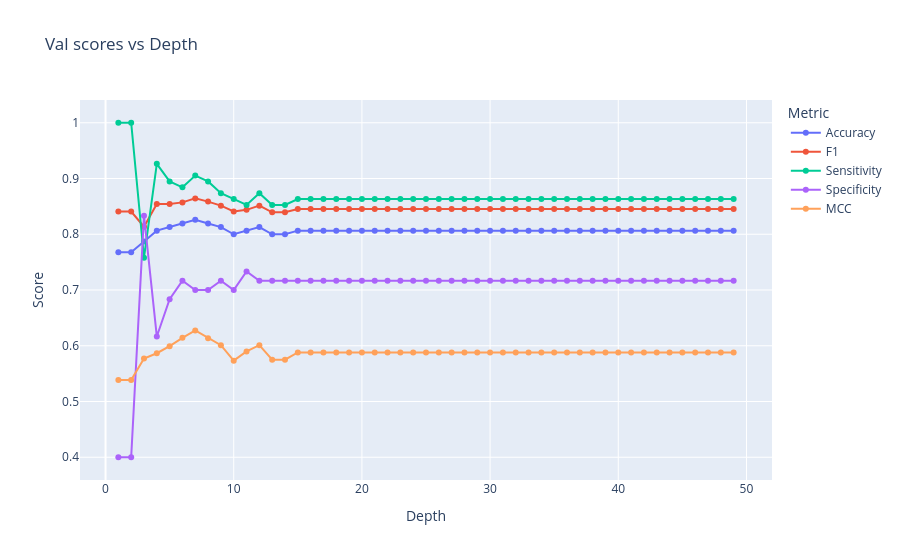

Notebook code for this chart:
### Markdown cell above
## Decision Tree

### Code cell
depths = list(range(1, 50))
models = [DecisionTreeClassifier(max_depth=d, random_state=42) for d in depths]
accuracies, f1s, sensitivities, specificities, mccs = train_val(models, Xo_train, yo_train, Xo_val, yo_val)
val_plot("Depth", depths, accuracies, f1s, sensitivities, specificities, mccs)

### Figure 1 — Plotly figure (JSON) as saved in the notebook; plotly's stock layout.template omitted (floating-point values rounded to 4 significant figures)
{"data": [{"hovertemplate": "Metric=Accuracy<br>Depth=%{x}<br>Score=%{y}<extra></extra>", "legendgroup": "Accuracy", "line": {"color": "#636efa", "dash": "solid"}, "marker": {"symbol": "circle"}, "mode": "lines+markers", "name": "Accuracy", "orientation": "v", "showlegend": true, "type": "scatter", "x": [1, 2, 3, 4, 5, 6, 7, 8, 9, 10, 11, 12, 13, 14, 15, 16, 17, 18, 19, 20, 21, 22, 23, 24, 25, 26, 27, 28, 29, 30, 31, 32, 33, 34, 35, 36, 37, 38, 39, 40, 41, 42, 43, 44, 45, 46, 47, 48, 49], "xaxis": "x", "y": [0.7677, 0.7677, 0.7871, 0.8065, 0.8129, 0.8194, 0.8258, 0.8194, 0.8129, 0.8, 0.8065, 0.8129, 0.8, 0.8, 0.8065, 0.8065, 0.8065, 0.8065, 0.8065, 0.8065, 0.8065, 0.8065, 0.8065, 0.8065, 0.8065, 0.8065, 0.8065, 0.8065, 0.8065, 0.8065, 0.8065, 0.8065, 0.8065, 0.8065, 0.8065, 0.8065, 0.8065, 0.8065, 0.8065, 0.8065, 0.8065, 0.8065, 0.8065, 0.8065, 0.8065, 0.8065, 0.8065, 0.8065, 0.8065], "yaxis": "y"}, {"hovertemplate": "Metric=F1<br>Depth=%{x}<br>Score=%{y}<extra></extra>", "legendgroup": "F1", "line": {"color": "#EF553B", "dash": "solid"}, "marker": {"symbol": "circle"}, "mode": "lines+markers", "name": "F1", "orientation": "v", "showlegend": true, "type": "scatter", "x": [1, 2, 3, 4, 5, 6, 7, 8, 9, 10, 11, 12, 13, 14, 15, 16, 17, 18, 19, 20, 21, 22, 23, 24, 25, 26, 27, 28, 29, 30, 31, 32, 33, 34, 35, 36, 37, 38, 39, 40, 41, 42, 43, 44, 45, 46, 47, 48, 49], "xaxis": "x", "y": [0.8407, 0.8407, 0.8136, 0.8544, 0.8543, 0.8571, 0.8643, 0.8586, 0.8513, 0.841, 0.8438, 0.8513, 0.8394, 0.8394, 0.8454, 0.8454, 0.8454, 0.8454, 0.8454, 0.8454, 0.8454, 0.8454, 0.8454, 0.8454, 0.8454, 0.8454, 0.8454, 0.8454, 0.8454, 0.8454, 0.8454, 0.8454, 0.8454, 0.8454, 0.8454, 0.8454, 0.8454, 0.8454, 0.8454, 0.8454, 0.8454, 0.8454, 0.8454, 0.8454, 0.8454, 0.8454, 0.8454, 0.8454, 0.8454], "yaxis": "y"}, {"hovertemplate": "Metric=Sensitivity<br>Depth=%{x}<br>Score=%{y}<extra></extra>", "legendgroup": "Sensitivity", "line": {"color": "#00cc96", "dash": "solid"}, "marker": {"symbol": "circle"}, "mode": "lines+markers", "name": "Sensitivity", "orientation": "v", "showlegend": true, "type": "scatter", "x": [1, 2, 3, 4, 5, 6, 7, 8, 9, 10, 11, 12, 13, 14, 15, 16, 17, 18, 19, 20, 21, 22, 23, 24, 25, 26, 27, 28, 29, 30, 31, 32, 33, 34, 35, 36, 37, 38, 39, 40, 41, 42, 43, 44, 45, 46, 47, 48, 49], "xaxis": "x", "y": [1.0, 1.0, 0.7579, 0.9263, 0.8947, 0.8842, 0.9053, 0.8947, 0.8737, 0.8632, 0.8526, 0.8737, 0.8526, 0.8526, 0.8632, 0.8632, 0.8632, 0.8632, 0.8632, 0.8632, 0.8632, 0.8632, 0.8632, 0.8632, 0.8632, 0.8632, 0.8632, 0.8632, 0.8632, 0.8632, 0.8632, 0.8632, 0.8632, 0.8632, 0.8632, 0.8632, 0.8632, 0.8632, 0.8632, 0.8632, 0.8632, 0.8632, 0.8632, 0.8632, 0.8632, 0.8632, 0.8632, 0.8632, 0.8632], "yaxis": "y"}, {"hovertemplate": "Metric=Specificity<br>Depth=%{x}<br>Score=%{y}<extra></extra>", "legendgroup": "Specificity", "line": {"color": "#ab63fa", "dash": "solid"}, "marker": {"symbol": "circle"}, "mode": "lines+markers", "name": "Specificity", "orientation": "v", "showlegend": true, "type": "scatter", "x": [1, 2, 3, 4, 5, 6, 7, 8, 9, 10, 11, 12, 13, 14, 15, 16, 17, 18, 19, 20, 21, 22, 23, 24, 25, 26, 27, 28, 29, 30, 31, 32, 33, 34, 35, 36, 37, 38, 39, 40, 41, 42, 43, 44, 45, 46, 47, 48, 49], "xaxis": "x", "y": [0.4, 0.4, 0.8333, 0.6167, 0.6833, 0.7167, 0.7, 0.7, 0.7167, 0.7, 0.7333, 0.7167, 0.7167, 0.7167, 0.7167, 0.7167, 0.7167, 0.7167, 0.7167, 0.7167, 0.7167, 0.7167, 0.7167, 0.7167, 0.7167, 0.7167, 0.7167, 0.7167, 0.7167, 0.7167, 0.7167, 0.7167, 0.7167, 0.7167, 0.7167, 0.7167, 0.7167, 0.7167, 0.7167, 0.7167, 0.7167, 0.7167, 0.7167, 0.7167, 0.7167, 0.7167, 0.7167, 0.7167, 0.7167], "yaxis": "y"}, {"hovertemplate": "Metric=MCC<br>Depth=%{x}<br>Score=%{y}<extra></extra>", "legendgroup": "MCC", "line": {"color": "#FFA15A", "dash": "solid"}, "marker": {"symbol": "circle"}, "mode": "lines+markers", "name": "MCC", "orientation": "v", "showlegend": true, "type": "scatter", "x": [1, 2, 3, 4, 5, 6, 7, 8, 9, 10, 11, 12, 13, 14, 15, 16, 17, 18, 19, 20, 21, 22, 23, 24, 25, 26, 27, 28, 29, 30, 31, 32, 33, 34, 35, 36, 37, 38, 39, 40, 41, 42, 43, 44, 45, 46, 47, 48, 49], "xaxis": "x", "y": [0.5386, 0.5386, 0.5769, 0.5866, 0.5993, 0.6143, 0.6275, 0.6135, 0.601, 0.5733, 0.5898, 0.601, 0.5751, 0.5751, 0.5879, 0.5879, 0.5879, 0.5879, 0.5879, 0.5879, 0.5879, 0.5879, 0.5879, 0.5879, 0.5879, 0.5879, 0.5879, 0.5879, 0.5879, 0.5879, 0.5879, 0.5879, 0.5879, 0.5879, 0.5879, 0.5879, 0.5879, 0.5879, 0.5879, 0.5879, 0.5879, 0.5879, 0.5879, 0.5879, 0.5879, 0.5879, 0.5879, 0.5879, 0.5879], "yaxis": "y"}], "layout": {"legend": {"title": {"text": "Metric"}, "tracegroupgap": 0}, "title": {"text": "Val scores vs Depth"}, "xaxis": {"anchor": "y", "domain": [0, 1], "title": {"text": "Depth"}}, "yaxis": {"anchor": "x", "domain": [0, 1], "title": {"text": "Score"}}}}
